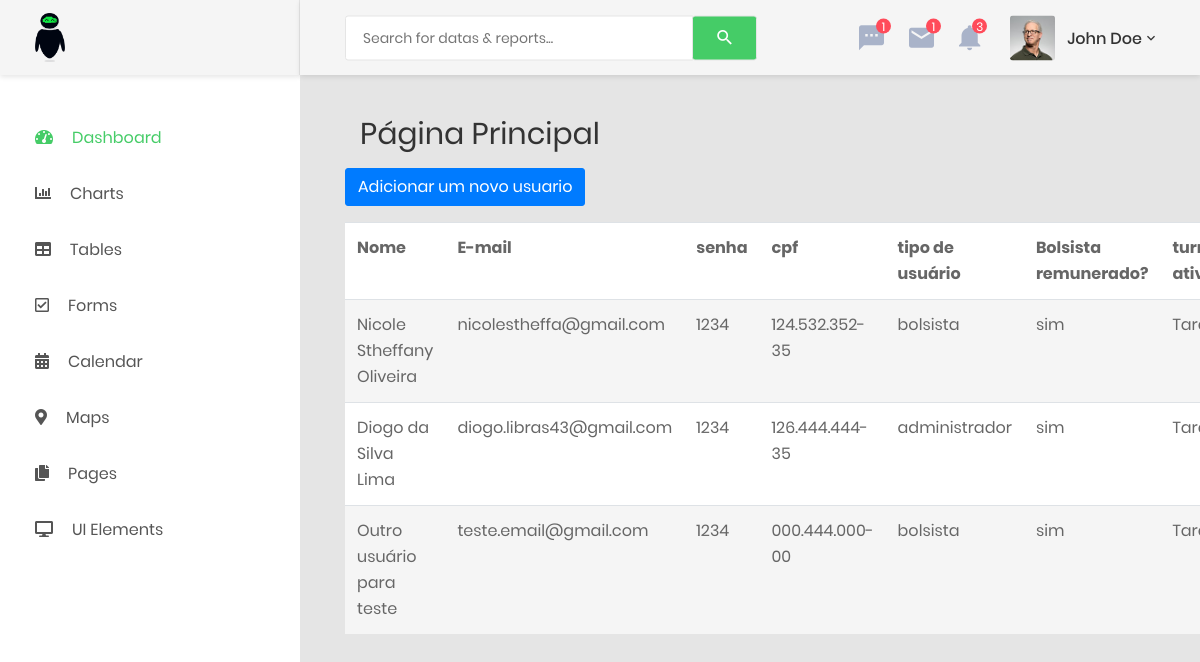
Screenshot of /index.php/usuario/index with the database file from the repository.
### tables this page shows
CREATE TABLE usuario(
    id_usuario INT NOT NULL PRIMARY KEY AUTO_INCREMENT,
    u_nome VARCHAR(90) NOT NULL, 
    u_email VARCHAR(90) NOT NULL,
    senha VARCHAR(255) NOT NULL,
    cpf VARCHAR(15) NOT NULL,
    usuario_tipo CHAR(1) NOT NULL,
    usuario_bolsista BOOLEAN NOT NULL,
    turno_atividades CHAR(1)
);

### application/controllers/Usuario.php (called while the page is built, shortened)
<?php
class Usuario extends CI_Controller {
	public function index(){
		$dados['usuarios'] = $this->Usuario_model->recuperar();
		$dados ['title'] = 'listagem de usuário - gael';
        $dados ['pagina'] = 'Listagem de usuários';
		$this->load->view('users/user', $dados);
	}
}

### index.php (called while the page is built, shortened)
<?php
require_once BASEPATH.'core/CodeIgniter.php';

### application/models/Usuario_model.php (called while the page is built, shortened)
<?php
class Usuario_model extends CI_Model
{
	public function recuperar(){
		$query = $this->db->get('usuario');
		return $query->result();
	}
}

### application/views/users/user.php (the view, shortened to what this page needs)
 <div class="main-content container-fluid">
 <div class="section__content section__content--p30">
   <div class="container-fluid">
       <div class="row mb-3">
           <div class="col-md-12">
               <div class="overview-wrap">
                   <h2 class="title-1">Página principal</h2>
               </div>
           </div>
       </div>
 </div>
<div class="row">
	<div class="col-lg-12">
   <a class="btn btn-primary mb-3" href="<?= base_url('index.php/gael/gerenciar_usuario')?>">Adicionar um novo usuario</a>
		<section class="panel">
             <table class="table table-striped table-advance table-hover">
               <tbody>
                 <tr>
                   <th><i class="icon_profile"></i>Nome</th>
                   <th><i class="icon_calendar"></i>E-mail</th>
                   <th><i class="icon_mail_alt"></i>senha</th>
                   <th><i class="icon_pin_alt"></i>cpf</th>
                   <th><i class="icon_mobile"></i>tipo de usuário</th>
                   <th><i class="icon_cogs"></i> Bolsista remunerado? </th>
                   <th><i class=""></i>turno de atividades</th>
                 </tr>
                 <?php foreach ($usuarios as $key => $us) {
                 	?>
                 <tr>
                   <td><?php echo $us->u_nome;?></td>
                   <td><?php echo $us->u_email;?></td>
                   <td><?php echo $us->senha;?></td>
                   <td><?php echo $us->cpf;?></td>
                   <td><?php if($us->usuario_tipo == "1")
                                     { echo "administrador";}
                                     elseif($us->usuario_tipo == "2")
                                     { echo "bolsista";}?>
                   </td>
                   <td>
                       <?php if ($us->usuario_bolsista == "1")
                                   { echo "sim";}elseif($us->usuario_bolsista == "2")
                                   { echo "não";}?>
                   </td>
                   <td>
                           <?php if($us->turno_atividades == "1")
                                     { echo "Manhã";}elseif($us->turno_atividades == "2")
                                     { echo "Tarde";}elseif($us->turno_atividades == "3")
                                     { echo "Noite";}?>
                     </td>
                 </tr>
             	<?php } ?>
               </tbody>
             </table>
           </section>
	</div>
</div>
 </div>

### rows the page displays
usuario: u_nome "Nicole Stheffany Oliveira", u_email "nicolestheffa@gmail.com", senha "1234", cpf "124.532.352-35", usuario_tipo "bolsista", usuario_bolsista "sim", turno_atividades "Tarde"
usuario: u_nome "Diogo da Silva Lima", u_email "diogo.libras43@gmail.com", senha "1234", cpf "126.444.444-35", usuario_tipo "administrador", usuario_bolsista "sim", turno_atividades "Tarde"
usuario: u_nome "Outro usuário para teste", u_email "teste.email@gmail.com", senha "1234", cpf "000.444.000-00", usuario_tipo "bolsista", usuario_bolsista "sim", turno_atividades "Tarde"
